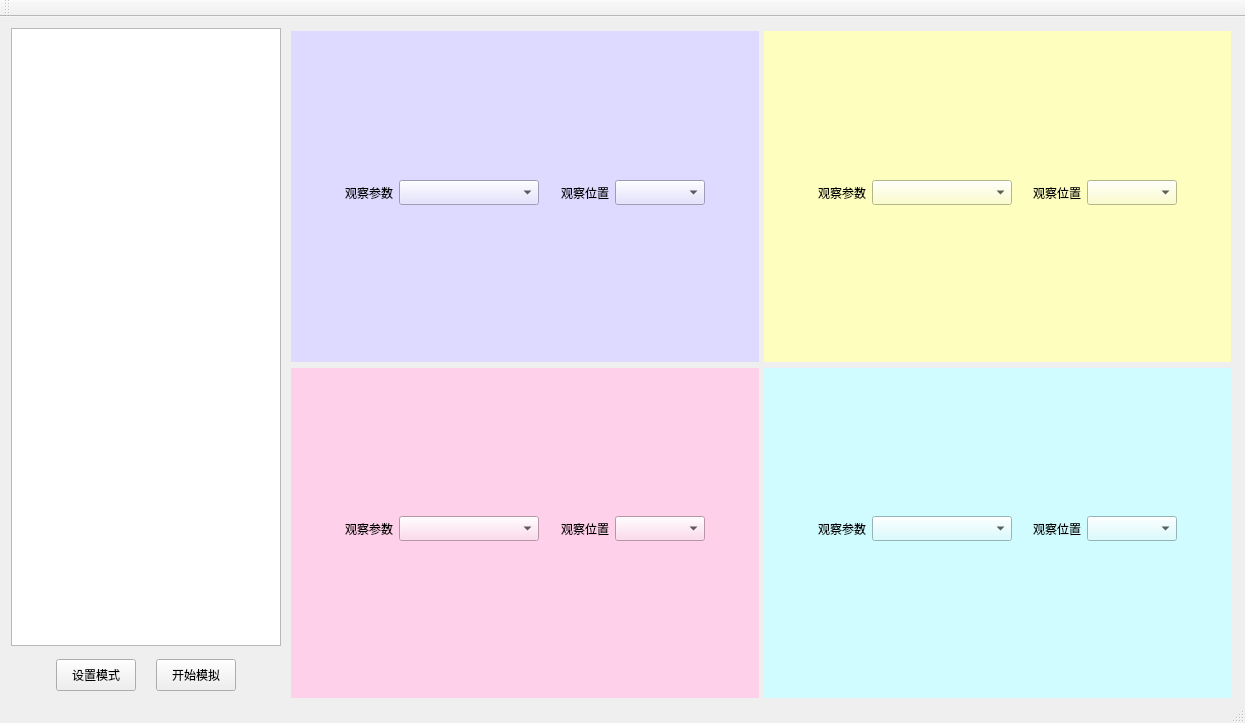
<?xml version="1.0" encoding="UTF-8"?>
<ui version="4.0">
 <class>InterfaceWidgetClass</class>
 <widget class="QMainWindow" name="InterfaceWidgetClass">
  <property name="geometry">
   <rect>
    <x>0</x>
    <y>0</y>
    <width>1245</width>
    <height>723</height>
   </rect>
  </property>
  <property name="windowTitle">
   <string>环境变化仿真系统</string>
  </property>
  <widget class="QWidget" name="centralWidget">
   <property name="sizePolicy">
    <sizepolicy hsizetype="Expanding" vsizetype="Expanding">
     <horstretch>0</horstretch>
     <verstretch>0</verstretch>
    </sizepolicy>
   </property>
   <layout class="QGridLayout" name="gridLayout" rowstretch="12,1" columnstretch="2,7">
    <property name="bottomMargin">
     <number>0</number>
    </property>
    <property name="horizontalSpacing">
     <number>7</number>
    </property>
    <property name="verticalSpacing">
     <number>3</number>
    </property>
    <item row="0" column="1" rowspan="2">
     <widget class="QWidget" name="drawwidget" native="true">
      <property name="sizePolicy">
       <sizepolicy hsizetype="Expanding" vsizetype="Expanding">
        <horstretch>0</horstretch>
        <verstretch>0</verstretch>
       </sizepolicy>
      </property>
      <property name="autoFillBackground">
       <bool>false</bool>
      </property>
      <property name="styleSheet">
       <string notr="true"/>
      </property>
      <layout class="QGridLayout" name="gridLayout_2" rowstretch="1,1" columnstretch="1,1">
       <property name="leftMargin">
        <number>3</number>
       </property>
       <property name="topMargin">
        <number>3</number>
       </property>
       <property name="rightMargin">
        <number>3</number>
       </property>
       <property name="bottomMargin">
        <number>3</number>
       </property>
       <property name="horizontalSpacing">
        <number>5</number>
       </property>
       <item row="0" column="0">
        <widget class="QWidget" name="chart11" native="true">
         <property name="styleSheet">
          <string notr="true">background-color: rgb(221, 217, 255);</string>
         </property>
         <layout class="QVBoxLayout" name="verticalLayout_2" stretch="1">
          <property name="topMargin">
           <number>3</number>
          </property>
          <item>
           <widget class="QWidget" name="selectwidget11" native="true">
            <property name="sizePolicy">
             <sizepolicy hsizetype="Expanding" vsizetype="Expanding">
              <horstretch>0</horstretch>
              <verstretch>0</verstretch>
             </sizepolicy>
            </property>
            <layout class="QGridLayout" name="gridLayout_4" columnstretch="1,1,1,3,1,1,1,1,1">
             <property name="topMargin">
              <number>3</number>
             </property>
             <property name="bottomMargin">
              <number>3</number>
             </property>
             <item row="0" column="3">
              <widget class="QComboBox" name="parBox11">
               <property name="sizePolicy">
                <sizepolicy hsizetype="Expanding" vsizetype="Maximum">
                 <horstretch>0</horstretch>
                 <verstretch>0</verstretch>
                </sizepolicy>
               </property>
               <property name="minimumSize">
                <size>
                 <width>140</width>
                 <height>0</height>
                </size>
               </property>
               <property name="font">
                <font>
                 <family>微软雅黑</family>
                 <pointsize>9</pointsize>
                </font>
               </property>
              </widget>
             </item>
             <item row="0" column="0">
              <spacer name="horizontalSpacer_14">
               <property name="sizePolicy">
                <sizepolicy hsizetype="Expanding" vsizetype="Minimum">
                 <horstretch>0</horstretch>
                 <verstretch>0</verstretch>
                </sizepolicy>
               </property>
               <property name="orientation">
                <enum>Qt::Horizontal</enum>
               </property>
               <property name="sizeType">
                <enum>QSizePolicy::Expanding</enum>
               </property>
               <property name="sizeHint" stdset="0">
                <size>
                 <width>40</width>
                 <height>20</height>
                </size>
               </property>
              </spacer>
             </item>
             <item row="0" column="6">
              <widget class="QComboBox" name="posBox11">
               <property name="sizePolicy">
                <sizepolicy hsizetype="Expanding" vsizetype="Maximum">
                 <horstretch>0</horstretch>
                 <verstretch>0</verstretch>
                </sizepolicy>
               </property>
               <property name="minimumSize">
                <size>
                 <width>90</width>
                 <height>0</height>
                </size>
               </property>
               <property name="font">
                <font>
                 <family>微软雅黑</family>
                 <pointsize>9</pointsize>
                </font>
               </property>
              </widget>
             </item>
             <item row="0" column="7">
              <spacer name="horizontalSpacer_15">
               <property name="sizePolicy">
                <sizepolicy hsizetype="Expanding" vsizetype="Minimum">
                 <horstretch>0</horstretch>
                 <verstretch>0</verstretch>
                </sizepolicy>
               </property>
               <property name="orientation">
                <enum>Qt::Horizontal</enum>
               </property>
               <property name="sizeType">
                <enum>QSizePolicy::Expanding</enum>
               </property>
               <property name="sizeHint" stdset="0">
                <size>
                 <width>40</width>
                 <height>20</height>
                </size>
               </property>
              </spacer>
             </item>
             <item row="0" column="8">
              <spacer name="horizontalSpacer_2">
               <property name="sizePolicy">
                <sizepolicy hsizetype="Expanding" vsizetype="Minimum">
                 <horstretch>0</horstretch>
                 <verstretch>0</verstretch>
                </sizepolicy>
               </property>
               <property name="orientation">
                <enum>Qt::Horizontal</enum>
               </property>
               <property name="sizeType">
                <enum>QSizePolicy::Expanding</enum>
               </property>
               <property name="sizeHint" stdset="0">
                <size>
                 <width>40</width>
                 <height>20</height>
                </size>
               </property>
              </spacer>
             </item>
             <item row="0" column="4">
              <spacer name="horizontalSpacer_9">
               <property name="sizePolicy">
                <sizepolicy hsizetype="Expanding" vsizetype="Minimum">
                 <horstretch>0</horstretch>
                 <verstretch>0</verstretch>
                </sizepolicy>
               </property>
               <property name="orientation">
                <enum>Qt::Horizontal</enum>
               </property>
               <property name="sizeType">
                <enum>QSizePolicy::Expanding</enum>
               </property>
               <property name="sizeHint" stdset="0">
                <size>
                 <width>40</width>
                 <height>20</height>
                </size>
               </property>
              </spacer>
             </item>
             <item row="0" column="5">
              <widget class="QLabel" name="poslabel11">
               <property name="sizePolicy">
                <sizepolicy hsizetype="Expanding" vsizetype="Expanding">
                 <horstretch>0</horstretch>
                 <verstretch>0</verstretch>
                </sizepolicy>
               </property>
               <property name="font">
                <font>
                 <family>微软雅黑</family>
                 <pointsize>9</pointsize>
                </font>
               </property>
               <property name="text">
                <string>观察位置</string>
               </property>
               <property name="alignment">
                <set>Qt::AlignCenter</set>
               </property>
              </widget>
             </item>
             <item row="0" column="2">
              <widget class="QLabel" name="parlabel11">
               <property name="sizePolicy">
                <sizepolicy hsizetype="Expanding" vsizetype="Expanding">
                 <horstretch>0</horstretch>
                 <verstretch>0</verstretch>
                </sizepolicy>
               </property>
               <property name="font">
                <font>
                 <family>微软雅黑</family>
                 <pointsize>9</pointsize>
                </font>
               </property>
               <property name="text">
                <string>观察参数</string>
               </property>
               <property name="alignment">
                <set>Qt::AlignCenter</set>
               </property>
              </widget>
             </item>
             <item row="0" column="1">
              <spacer name="horizontalSpacer">
               <property name="orientation">
                <enum>Qt::Horizontal</enum>
               </property>
               <property name="sizeHint" stdset="0">
                <size>
                 <width>40</width>
                 <height>20</height>
                </size>
               </property>
              </spacer>
             </item>
            </layout>
           </widget>
          </item>
         </layout>
        </widget>
       </item>
       <item row="0" column="1">
        <widget class="QWidget" name="chart12" native="true">
         <property name="styleSheet">
          <string notr="true">background-color: rgb(254, 255, 190);</string>
         </property>
         <layout class="QVBoxLayout" name="verticalLayout_3" stretch="1">
          <property name="topMargin">
           <number>3</number>
          </property>
          <item>
           <widget class="QWidget" name="selectwidget12" native="true">
            <property name="sizePolicy">
             <sizepolicy hsizetype="Expanding" vsizetype="Expanding">
              <horstretch>0</horstretch>
              <verstretch>0</verstretch>
             </sizepolicy>
            </property>
            <property name="styleSheet">
             <string notr="true"/>
            </property>
            <layout class="QGridLayout" name="gridLayout_5" columnstretch="1,1,1,3,1,1,1,1,1">
             <property name="topMargin">
              <number>3</number>
             </property>
             <property name="bottomMargin">
              <number>3</number>
             </property>
             <item row="0" column="1">
              <spacer name="horizontalSpacer_20">
               <property name="orientation">
                <enum>Qt::Horizontal</enum>
               </property>
               <property name="sizeHint" stdset="0">
                <size>
                 <width>40</width>
                 <height>20</height>
                </size>
               </property>
              </spacer>
             </item>
             <item row="0" column="2">
              <widget class="QLabel" name="parlabel12">
               <property name="sizePolicy">
                <sizepolicy hsizetype="Expanding" vsizetype="Expanding">
                 <horstretch>0</horstretch>
                 <verstretch>0</verstretch>
                </sizepolicy>
               </property>
               <property name="font">
                <font>
                 <family>微软雅黑</family>
                 <pointsize>9</pointsize>
                </font>
               </property>
               <property name="text">
                <string>观察参数</string>
               </property>
               <property name="alignment">
                <set>Qt::AlignCenter</set>
               </property>
              </widget>
             </item>
             <item row="0" column="3">
              <widget class="QComboBox" name="parBox12">
               <property name="sizePolicy">
                <sizepolicy hsizetype="Expanding" vsizetype="Maximum">
                 <horstretch>0</horstretch>
                 <verstretch>0</verstretch>
                </sizepolicy>
               </property>
               <property name="minimumSize">
                <size>
                 <width>140</width>
                 <height>0</height>
                </size>
               </property>
               <property name="font">
                <font>
                 <family>微软雅黑</family>
                 <pointsize>9</pointsize>
                </font>
               </property>
              </widget>
             </item>
             <item row="0" column="5">
              <widget class="QLabel" name="poslabel12">
               <property name="sizePolicy">
                <sizepolicy hsizetype="Expanding" vsizetype="Expanding">
                 <horstretch>0</horstretch>
                 <verstretch>0</verstretch>
                </sizepolicy>
               </property>
               <property name="font">
                <font>
                 <family>微软雅黑</family>
                 <pointsize>9</pointsize>
                </font>
               </property>
               <property name="text">
                <string>观察位置</string>
               </property>
               <property name="alignment">
                <set>Qt::AlignCenter</set>
               </property>
              </widget>
             </item>
             <item row="0" column="6">
              <widget class="QComboBox" name="posBox12">
               <property name="sizePolicy">
                <sizepolicy hsizetype="Expanding" vsizetype="Maximum">
                 <horstretch>0</horstretch>
                 <verstretch>0</verstretch>
                </sizepolicy>
               </property>
               <property name="minimumSize">
                <size>
                 <width>90</width>
                 <height>0</height>
                </size>
               </property>
               <property name="font">
                <font>
                 <family>微软雅黑</family>
                 <pointsize>9</pointsize>
                </font>
               </property>
              </widget>
             </item>
             <item row="0" column="8">
              <spacer name="horizontalSpacer_6">
               <property name="orientation">
                <enum>Qt::Horizontal</enum>
               </property>
               <property name="sizeHint" stdset="0">
                <size>
                 <width>40</width>
                 <height>20</height>
                </size>
               </property>
              </spacer>
             </item>
             <item row="0" column="0">
              <spacer name="horizontalSpacer_5">
               <property name="orientation">
                <enum>Qt::Horizontal</enum>
               </property>
               <property name="sizeHint" stdset="0">
                <size>
                 <width>40</width>
                 <height>20</height>
                </size>
               </property>
              </spacer>
             </item>
             <item row="0" column="4">
              <spacer name="horizontalSpacer_10">
               <property name="orientation">
                <enum>Qt::Horizontal</enum>
               </property>
               <property name="sizeHint" stdset="0">
                <size>
                 <width>40</width>
                 <height>20</height>
                </size>
               </property>
              </spacer>
             </item>
             <item row="0" column="7">
              <spacer name="horizontalSpacer_21">
               <property name="orientation">
                <enum>Qt::Horizontal</enum>
               </property>
               <property name="sizeHint" stdset="0">
                <size>
                 <width>40</width>
                 <height>20</height>
                </size>
               </property>
              </spacer>
             </item>
            </layout>
           </widget>
          </item>
         </layout>
        </widget>
       </item>
       <item row="1" column="0">
        <widget class="QWidget" name="chart21" native="true">
         <property name="styleSheet">
          <string notr="true">background-color: rgb(255, 208, 233);</string>
         </property>
         <layout class="QVBoxLayout" name="verticalLayout_4" stretch="1">
          <property name="topMargin">
           <number>3</number>
          </property>
          <item>
           <widget class="QWidget" name="selectwidget21" native="true">
            <property name="sizePolicy">
             <sizepolicy hsizetype="Expanding" vsizetype="Expanding">
              <horstretch>0</horstretch>
              <verstretch>0</verstretch>
             </sizepolicy>
            </property>
            <layout class="QGridLayout" name="gridLayout_3" columnstretch="1,1,1,3,1,1,1,1,1">
             <property name="topMargin">
              <number>3</number>
             </property>
             <property name="bottomMargin">
              <number>3</number>
             </property>
             <item row="0" column="1">
              <spacer name="horizontalSpacer_16">
               <property name="orientation">
                <enum>Qt::Horizontal</enum>
               </property>
               <property name="sizeHint" stdset="0">
                <size>
                 <width>40</width>
                 <height>20</height>
                </size>
               </property>
              </spacer>
             </item>
             <item row="0" column="5">
              <widget class="QLabel" name="poslabel21">
               <property name="sizePolicy">
                <sizepolicy hsizetype="Expanding" vsizetype="Expanding">
                 <horstretch>0</horstretch>
                 <verstretch>0</verstretch>
                </sizepolicy>
               </property>
               <property name="font">
                <font>
                 <family>微软雅黑</family>
                 <pointsize>9</pointsize>
                </font>
               </property>
               <property name="text">
                <string>观察位置</string>
               </property>
               <property name="alignment">
                <set>Qt::AlignCenter</set>
               </property>
              </widget>
             </item>
             <item row="0" column="3">
              <widget class="QComboBox" name="parBox21">
               <property name="sizePolicy">
                <sizepolicy hsizetype="Expanding" vsizetype="Maximum">
                 <horstretch>0</horstretch>
                 <verstretch>0</verstretch>
                </sizepolicy>
               </property>
               <property name="minimumSize">
                <size>
                 <width>140</width>
                 <height>0</height>
                </size>
               </property>
               <property name="font">
                <font>
                 <family>微软雅黑</family>
                 <pointsize>9</pointsize>
                </font>
               </property>
              </widget>
             </item>
             <item row="0" column="2">
              <widget class="QLabel" name="parlabel21">
               <property name="sizePolicy">
                <sizepolicy hsizetype="Expanding" vsizetype="Expanding">
                 <horstretch>0</horstretch>
                 <verstretch>0</verstretch>
                </sizepolicy>
               </property>
               <property name="font">
                <font>
                 <family>微软雅黑</family>
                 <pointsize>9</pointsize>
                </font>
               </property>
               <property name="text">
                <string>观察参数</string>
               </property>
               <property name="alignment">
                <set>Qt::AlignCenter</set>
               </property>
              </widget>
             </item>
             <item row="0" column="6">
              <widget class="QComboBox" name="posBox21">
               <property name="sizePolicy">
                <sizepolicy hsizetype="Expanding" vsizetype="Maximum">
                 <horstretch>0</horstretch>
                 <verstretch>0</verstretch>
                </sizepolicy>
               </property>
               <property name="minimumSize">
                <size>
                 <width>90</width>
                 <height>0</height>
                </size>
               </property>
               <property name="font">
                <font>
                 <family>微软雅黑</family>
                 <pointsize>9</pointsize>
                </font>
               </property>
              </widget>
             </item>
             <item row="0" column="0">
              <spacer name="horizontalSpacer_3">
               <property name="orientation">
                <enum>Qt::Horizontal</enum>
               </property>
               <property name="sizeHint" stdset="0">
                <size>
                 <width>40</width>
                 <height>20</height>
                </size>
               </property>
              </spacer>
             </item>
             <item row="0" column="8">
              <spacer name="horizontalSpacer_4">
               <property name="orientation">
                <enum>Qt::Horizontal</enum>
               </property>
               <property name="sizeHint" stdset="0">
                <size>
                 <width>40</width>
                 <height>20</height>
                </size>
               </property>
              </spacer>
             </item>
             <item row="0" column="4">
              <spacer name="horizontalSpacer_11">
               <property name="orientation">
                <enum>Qt::Horizontal</enum>
               </property>
               <property name="sizeHint" stdset="0">
                <size>
                 <width>40</width>
                 <height>20</height>
                </size>
               </property>
              </spacer>
             </item>
             <item row="0" column="7">
              <spacer name="horizontalSpacer_17">
               <property name="orientation">
                <enum>Qt::Horizontal</enum>
               </property>
               <property name="sizeHint" stdset="0">
                <size>
                 <width>40</width>
                 <height>20</height>
                </size>
               </property>
              </spacer>
             </item>
            </layout>
           </widget>
          </item>
         </layout>
        </widget>
       </item>
       <item row="1" column="1">
        <widget class="QWidget" name="chart22" native="true">
         <property name="styleSheet">
          <string notr="true">background-color: rgb(208, 252, 255);</string>
         </property>
         <layout class="QVBoxLayout" name="verticalLayout" stretch="1">
          <property name="topMargin">
           <number>3</number>
          </property>
          <item>
           <widget class="QWidget" name="selectwidget22" native="true">
            <property name="sizePolicy">
             <sizepolicy hsizetype="Expanding" vsizetype="Expanding">
              <horstretch>0</horstretch>
              <verstretch>0</verstretch>
             </sizepolicy>
            </property>
            <layout class="QGridLayout" name="gridLayout_6" columnstretch="1,1,1,3,1,1,1,1,1">
             <property name="topMargin">
              <number>3</number>
             </property>
             <property name="bottomMargin">
              <number>3</number>
             </property>
             <item row="0" column="1">
              <spacer name="horizontalSpacer_18">
               <property name="orientation">
                <enum>Qt::Horizontal</enum>
               </property>
               <property name="sizeHint" stdset="0">
                <size>
                 <width>40</width>
                 <height>20</height>
                </size>
               </property>
              </spacer>
             </item>
             <item row="0" column="7">
              <spacer name="horizontalSpacer_19">
               <property name="orientation">
                <enum>Qt::Horizontal</enum>
               </property>
               <property name="sizeHint" stdset="0">
                <size>
                 <width>40</width>
                 <height>20</height>
                </size>
               </property>
              </spacer>
             </item>
             <item row="0" column="3">
              <widget class="QComboBox" name="parBox22">
               <property name="sizePolicy">
                <sizepolicy hsizetype="Expanding" vsizetype="Maximum">
                 <horstretch>0</horstretch>
                 <verstretch>0</verstretch>
                </sizepolicy>
               </property>
               <property name="minimumSize">
                <size>
                 <width>140</width>
                 <height>0</height>
                </size>
               </property>
               <property name="font">
                <font>
                 <family>微软雅黑</family>
                 <pointsize>9</pointsize>
                </font>
               </property>
              </widget>
             </item>
             <item row="0" column="6">
              <widget class="QComboBox" name="posBox22">
               <property name="sizePolicy">
                <sizepolicy hsizetype="Expanding" vsizetype="Maximum">
                 <horstretch>0</horstretch>
                 <verstretch>0</verstretch>
                </sizepolicy>
               </property>
               <property name="minimumSize">
                <size>
                 <width>90</width>
                 <height>0</height>
                </size>
               </property>
               <property name="font">
                <font>
                 <family>微软雅黑</family>
                 <pointsize>9</pointsize>
                </font>
               </property>
              </widget>
             </item>
             <item row="0" column="2">
              <widget class="QLabel" name="parlabel22">
               <property name="sizePolicy">
                <sizepolicy hsizetype="Expanding" vsizetype="Expanding">
                 <horstretch>0</horstretch>
                 <verstretch>0</verstretch>
                </sizepolicy>
               </property>
               <property name="font">
                <font>
                 <family>微软雅黑</family>
                 <pointsize>9</pointsize>
                </font>
               </property>
               <property name="text">
                <string>观察参数</string>
               </property>
               <property name="alignment">
                <set>Qt::AlignCenter</set>
               </property>
              </widget>
             </item>
             <item row="0" column="5">
              <widget class="QLabel" name="poslabel22">
               <property name="sizePolicy">
                <sizepolicy hsizetype="Expanding" vsizetype="Expanding">
                 <horstretch>0</horstretch>
                 <verstretch>0</verstretch>
                </sizepolicy>
               </property>
               <property name="font">
                <font>
                 <family>微软雅黑</family>
                 <pointsize>9</pointsize>
                </font>
               </property>
               <property name="text">
                <string>观察位置</string>
               </property>
               <property name="alignment">
                <set>Qt::AlignCenter</set>
               </property>
              </widget>
             </item>
             <item row="0" column="0">
              <spacer name="horizontalSpacer_7">
               <property name="orientation">
                <enum>Qt::Horizontal</enum>
               </property>
               <property name="sizeHint" stdset="0">
                <size>
                 <width>40</width>
                 <height>20</height>
                </size>
               </property>
              </spacer>
             </item>
             <item row="0" column="8">
              <spacer name="horizontalSpacer_8">
               <property name="orientation">
                <enum>Qt::Horizontal</enum>
               </property>
               <property name="sizeHint" stdset="0">
                <size>
                 <width>40</width>
                 <height>20</height>
                </size>
               </property>
              </spacer>
             </item>
             <item row="0" column="4">
              <spacer name="horizontalSpacer_22">
               <property name="orientation">
                <enum>Qt::Horizontal</enum>
               </property>
               <property name="sizeHint" stdset="0">
                <size>
                 <width>40</width>
                 <height>20</height>
                </size>
               </property>
              </spacer>
             </item>
            </layout>
           </widget>
          </item>
         </layout>
        </widget>
       </item>
      </layout>
     </widget>
    </item>
    <item row="0" column="0">
     <widget class="QListView" name="modelistView"/>
    </item>
    <item row="1" column="0">
     <widget class="QWidget" name="bottonwidget" native="true">
      <property name="sizePolicy">
       <sizepolicy hsizetype="Expanding" vsizetype="Expanding">
        <horstretch>0</horstretch>
        <verstretch>0</verstretch>
       </sizepolicy>
      </property>
      <layout class="QHBoxLayout" name="horizontalLayout_2" stretch="0,1,1,0">
       <property name="spacing">
        <number>20</number>
       </property>
       <property name="leftMargin">
        <number>18</number>
       </property>
       <property name="topMargin">
        <number>10</number>
       </property>
       <property name="rightMargin">
        <number>18</number>
       </property>
       <property name="bottomMargin">
        <number>10</number>
       </property>
       <item>
        <spacer name="horizontalSpacer_12">
         <property name="orientation">
          <enum>Qt::Horizontal</enum>
         </property>
         <property name="sizeHint" stdset="0">
          <size>
           <width>40</width>
           <height>20</height>
          </size>
         </property>
        </spacer>
       </item>
       <item>
        <widget class="QPushButton" name="modesetbtn">
         <property name="sizePolicy">
          <sizepolicy hsizetype="Preferred" vsizetype="Preferred">
           <horstretch>0</horstretch>
           <verstretch>0</verstretch>
          </sizepolicy>
         </property>
         <property name="font">
          <font>
           <family>微软雅黑</family>
           <pointsize>9</pointsize>
          </font>
         </property>
         <property name="text">
          <string>设置模式</string>
         </property>
        </widget>
       </item>
       <item>
        <widget class="QPushButton" name="startsimbtn">
         <property name="sizePolicy">
          <sizepolicy hsizetype="Preferred" vsizetype="Preferred">
           <horstretch>0</horstretch>
           <verstretch>0</verstretch>
          </sizepolicy>
         </property>
         <property name="font">
          <font>
           <family>微软雅黑</family>
           <pointsize>9</pointsize>
          </font>
         </property>
         <property name="text">
          <string>开始模拟</string>
         </property>
        </widget>
       </item>
       <item>
        <spacer name="horizontalSpacer_13">
         <property name="orientation">
          <enum>Qt::Horizontal</enum>
         </property>
         <property name="sizeHint" stdset="0">
          <size>
           <width>40</width>
           <height>20</height>
          </size>
         </property>
        </spacer>
       </item>
      </layout>
     </widget>
    </item>
   </layout>
  </widget>
  <widget class="QMenuBar" name="menuBar">
   <property name="geometry">
    <rect>
     <x>0</x>
     <y>0</y>
     <width>1245</width>
     <height>29</height>
    </rect>
   </property>
   <property name="font">
    <font>
     <pointsize>10</pointsize>
    </font>
   </property>
   <property name="focusPolicy">
    <enum>Qt::ClickFocus</enum>
   </property>
   <property name="defaultUp">
    <bool>false</bool>
   </property>
  </widget>
  <widget class="QToolBar" name="mainToolBar">
   <attribute name="toolBarArea">
    <enum>TopToolBarArea</enum>
   </attribute>
   <attribute name="toolBarBreak">
    <bool>false</bool>
   </attribute>
  </widget>
  <widget class="QStatusBar" name="statusBar"/>
 </widget>
 <layoutdefault spacing="6" margin="11"/>
 <resources>
  <include location="InterfaceWidget.qrc"/>
 </resources>
 <connections/>
</ui>
